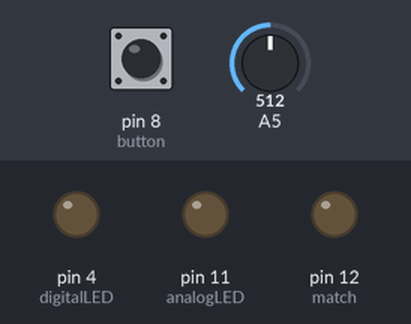
This sketch was run on a simulated Arduino Uno, built with avr-gcc and run on an emulated ATmega328P. On the bench: output pins drawn as LEDs (lit = HIGH). Dashed ring = blinking. The inputs (shaded band) are chosen by the test bench; at power-on: A5 = 512, pin 8 (button) LOW.

Above: at 1.2 s.
1.3 s: A5 set to 50
4.3 s: A5 set to 40
At 4.45 s:
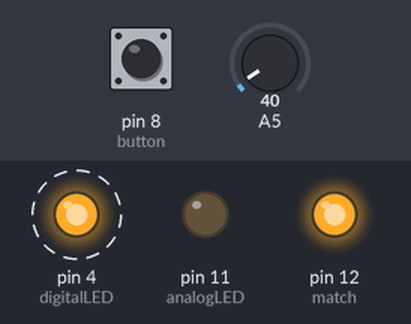
7.3 s: pin 8 (button) pulled HIGH for 0.15 s
At 7.57 s:
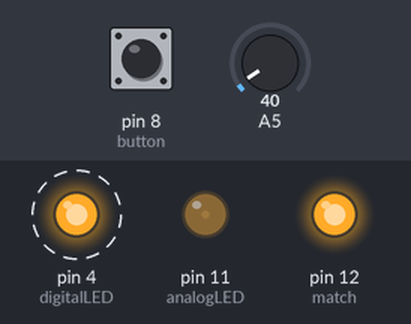
10.3 s: A5 set to 0
At 12.04 s:
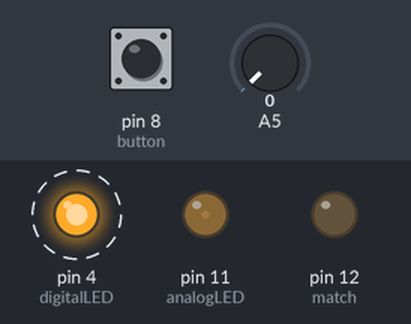
13.3 s: pin 8 (button) pulled HIGH for 1 s
At 15.28 s:
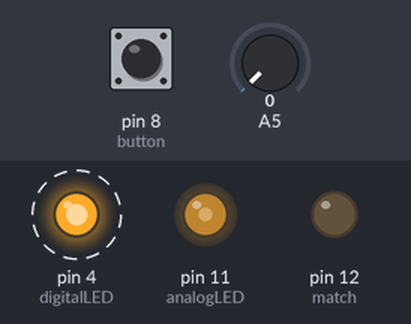
16.3 s: pin 8 (button) pulled HIGH for 3.2 s
At 16.89 s:
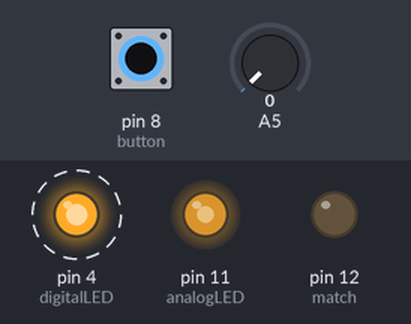
Timing chart, 0 to 22.0 s (numbered marks = the images above; inputs shaded):
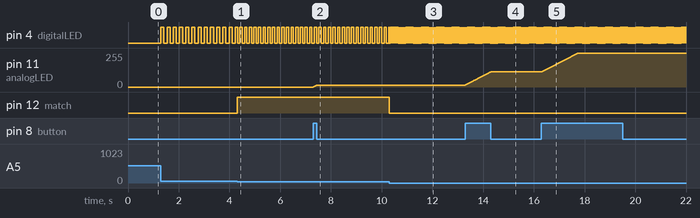

The sketch:

DigitalAnalog.ino
```cpp
/*
 * Arduino Assignment: Analog and Digital
 * November 10th
 * Yusra Khan
 */

const int digitalLED = 4; //yellow
const int button = 8; //blue
const int match = 12; //green
const int analogLED = 11; //blue
int brightness = 0; //brightness of blue LED
int state = 0; //digital state of yellow LED
int cnt = 0; //for blinking

void setup() {
  Serial.begin(9600);
  pinMode(digitalLED, OUTPUT);
  pinMode(button, INPUT);
  pinMode(match, OUTPUT);
}

void loop() {
  int sensor = analogRead(A5); //get value from photoresistor
  sensor = map(sensor, 0, 1023, 0, 255); //to make it easier to correspond LED brightness
  if(cnt>=sensor){ //change yellow LED state if main loop has iterated equal to or more times than the current sensor reading
    state = !state;
    digitalWrite(digitalLED, state);
    cnt = 0; //restart count for next state change
  }

  int btnVal = digitalRead(button); //get digital value from switch
  if(brightness<255){ //while blue LED is not at maximum brightness increase it if button is pressed
    brightness += btnVal;
  }
  analogWrite(analogLED, brightness);

  if(brightness>=sensor-10 && brightness <= sensor+10){ //if brightness of blue LED is equal to (or close to) sensor value light up green LED
    digitalWrite(match, HIGH);
  }
  else{
    digitalWrite(match, LOW);
  }

  cnt++;
  delay(10); //to slow reading from switch
}
```

Measured:
- the behaviour switches between 45 and 44 on A5 (found by bisection; images 0 and 1)
- after the input at 4.3 s, pin 12 (match): LOW → HIGH at once
- after the input at 7.3 s, pin 11 (analogLED): moves from 0/255 to 15/255 over 0.14 s, starting at once
- after the input at 10.3 s, pin 4 (digitalLED): alternates HIGH for 0.01 s and LOW for 0.01 s, starting at once; pin 12 (match): HIGH → LOW at once
- after the input at 13.3 s, pin 11 (analogLED): moves from 15/255 to 113/255 over 0.99 s, starting at once
- after the input at 16.3 s, pin 11 (analogLED): moves from 113/255 to 255/255 over 1.4 s, starting at once
- by itself, pin 4 (digitalLED): alternates HIGH for 0.09 s and LOW for 0.09 s
